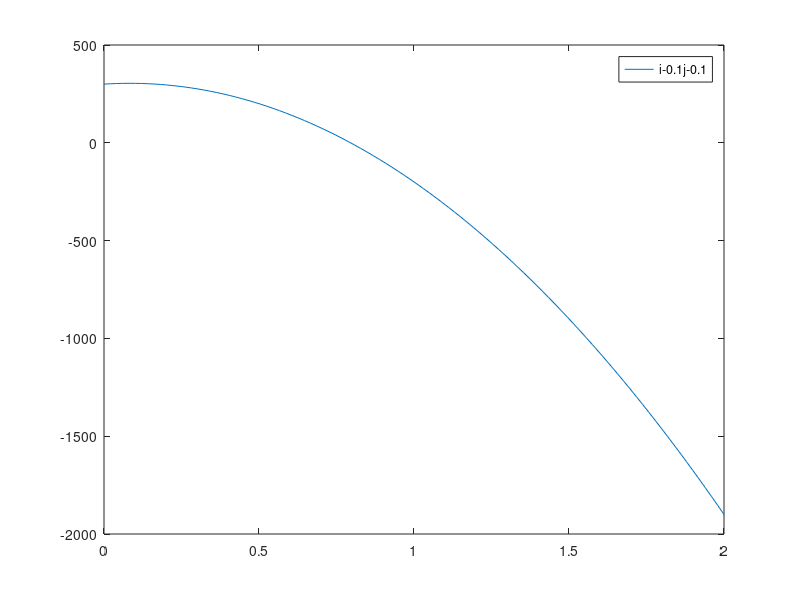
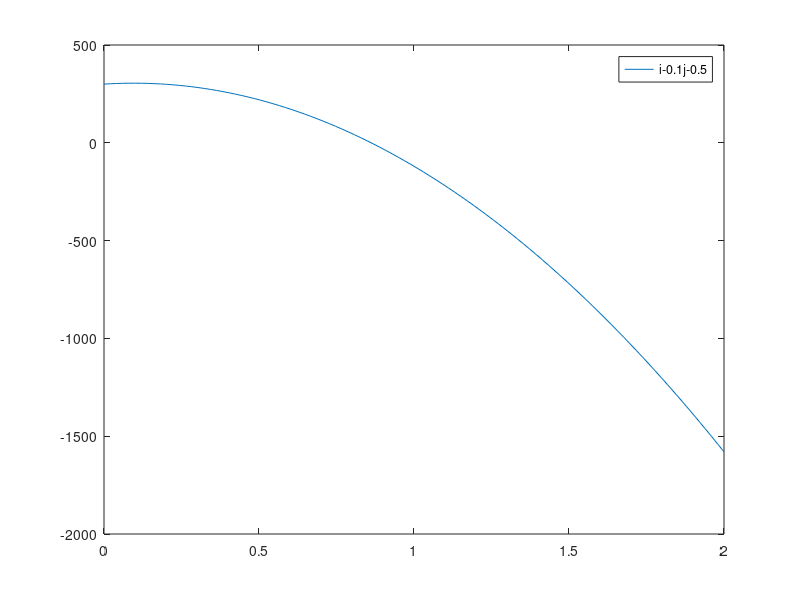
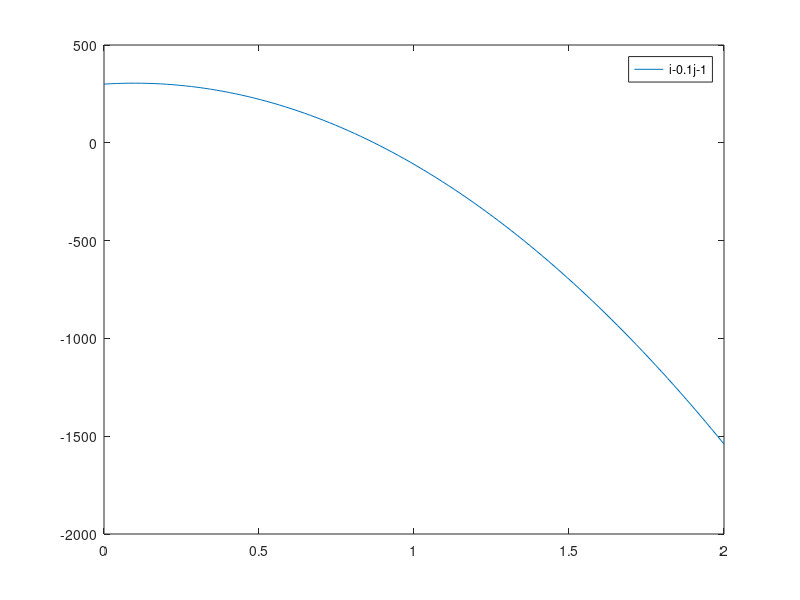
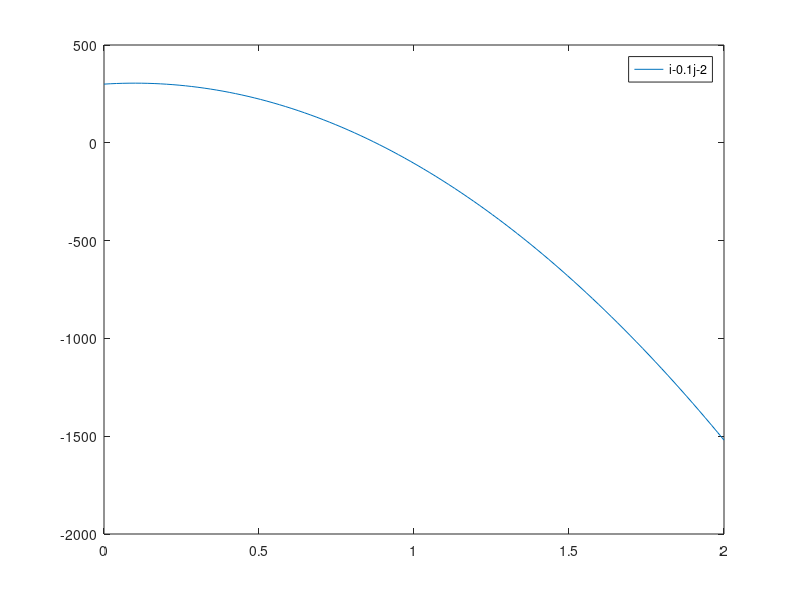

Reproduce these figures in MATLAB, in order.
%%
close all
for i = [-1/10 -1/2 -1 -2 -10 1/10 1/2 0 1 2 10]
    for j =[-1/10 -1/2 -1 -2 -10 1/10 1/2 0 1 2 10]
        x = -1000;
        v = 300;
        b = 100;

        c = b/i;
        d = b/j;
%         c=b*10;
%         d=b*-50;

        t = linspace(0,2, 100);

        v_t = (v+b*t)+c*(0.5*t.^2) + ((1/10)*d*t.^2);

        figure
        plot(t, v_t)
        leg= strcat("i", num2str(i),"j", num2str(j));
        legend(leg)
    end
end